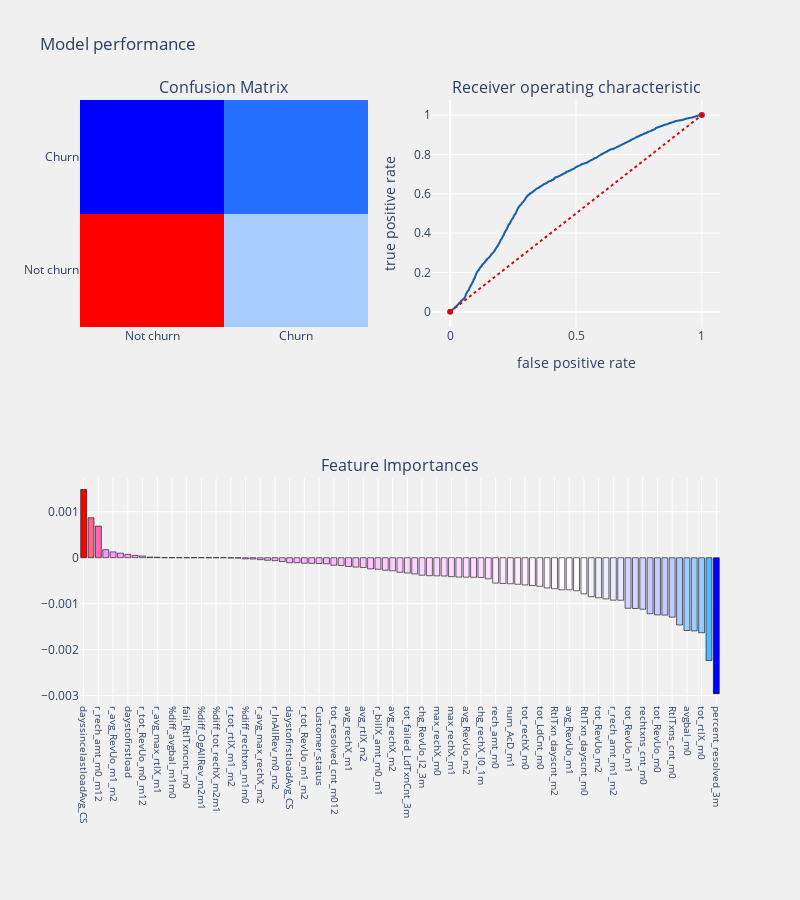

Notebook source saved alongside this figure:
### Code cell
logit_smote = LogisticRegression(C=1.0, class_weight=None, dual=False, fit_intercept=True,
                                intercept_scaling=1, max_iter=100, multi_class='ovr', n_jobs=-1,
                                penalty='l2', random_state=None, solver='liblinear', tol=0.0001,
                                verbose=0, warm_start=False)
telecom_churn_prediction(logit_smote, os_smote_X, test_X, os_smote_Y, test_Y, cols, "coefficients", threshold_plot=True)

### Figure 1 — Plotly figure (JSON) as saved in the notebook; plotly's stock layout.template omitted (floating-point values rounded to 4 significant figures; data arrays with more than 128 entries replaced by an {"elided": "..."} marker saying what was removed)
{"data": [{"colorscale": [[0, "rgb(0,0,255)"], [0.1, "rgb(51,153,255)"], [0.2, "rgb(102,204,255)"], [0.3, "rgb(153,204,255)"], [0.4, "rgb(204,204,255)"], [0.5, "rgb(255,255,255)"], [0.6, "rgb(255,204,255)"], [0.7, "rgb(255,153,255)"], [0.8, "rgb(255,102,204)"], [0.9, "rgb(255,102,102)"], [1, "rgb(255,0,0)"]], "name": "matrix", "showscale": false, "type": "heatmap", "x": ["Not churn", "Churn"], "xaxis": "x", "y": ["Not churn", "Churn"], "yaxis": "y", "z": [[5540, 2405], [856, 1199]]}, {"line": {"color": "rgb(22, 96, 167)", "width": 2}, "name": "Roc : 0.6403744416831654", "type": "scatter", "x": {"elided": "3053 float values"}, "xaxis": "x2", "y": {"elided": "3053 float values"}, "yaxis": "y2"}, {"line": {"color": "rgb(205, 12, 24)", "dash": "dot", "width": 2}, "type": "scatter", "x": [0, 1], "xaxis": "x2", "y": [0, 1], "yaxis": "y2"}, {"marker": {"color": [0.001485, 0.0008696, 0.0006876, 0.0001746, 0.0001266, 9.876e-05, 7.4e-05, 4.987e-05, 3.84e-05, 1.306e-05, 1.136e-05, 8.618e-07, 7.805e-09, 0, 0, -1.732e-09, -1.992e-08, -4.149e-08, -4.719e-08, -4.893e-08, -6.377e-06, -8.515e-06, -2.622e-05, -2.699e-05, -4.23e-05, -5.531e-05, -6.502e-05, -8.25e-05, -0.0001085, -0.0001086, -0.0001198, -0.0001218, -0.0001256, -0.0001317, -0.0001639, -0.0001683, -0.0001911, -0.0002043, -0.0002146, -0.0002435, -0.000251, -0.0002725, -0.0002839, -0.0003169, -0.0003333, -0.0003528, -0.0003813, -0.0003918, -0.0003954, -0.0003984, -0.0004122, -0.0004217, -0.0004227, -0.0004257, -0.0004294, -0.0004591, -0.0005515, -0.0005607, -0.0005668, -0.0005776, -0.0005925, -0.0006064, -0.000623, -0.0006579, -0.0006753, -0.0006982, -0.0006993, -0.0007188, -0.0007865, -0.000849, -0.0008739, -0.000897, -0.0009245, -0.0009257, -0.0011, -0.001105, -0.001122, -0.001219, -0.001245, -0.001249, -0.001294, -0.001464, -0.001585, -0.001593, -0.001634, -0.002237, -0.002959], "colorscale": [[0, "rgb(0,0,255)"], [0.1, "rgb(51,153,255)"], [0.2, "rgb(102,204,255)"], [0.3, "rgb(153,204,255)"], [0.4, "rgb(204,204,255)"], [0.5, "rgb(255,255,255)"], [0.6, "rgb(255,204,255)"], [0.7, "rgb(255,153,255)"], [0.8, "rgb(255,102,204)"], [0.9, "rgb(255,102,102)"], [1, "rgb(255,0,0)"]], "line": {"color": "black", "width": 0.6}}, "name": "coefficients", "type": "bar", "x": ["dayssincelastloadAvg_CS", "dayssincelastload", "r_rech_amt_m0_m12", "r_avg_RevUo_m0_m1", "r_avg_RevUo_m1_m2", "r_avg_max_rechX_m0", "daystofirstload", "r_avg_max_rtlX_m0", "r_tot_RevUo_m0_m12", "r_avg_max_rtlX_m2", "r_avg_max_rtlX_m1", "r_tot_rtlX_m0_m1", "%diff_avgbal_m1m0", "avgdays_btw_loads_l6", "fail_RtlTxncnt_m0", "%diff_avgbal_m2m1", "%diff_OgAllRev_m2m1", "%diff_OgAllRev_m1m0", "%diff_tot_rechX_m2m1", "%diff_tot_rechX_m1m0", "r_tot_rtlX_m1_m2", "%diff_rechtxn_m2m1", "%diff_rechtxn_m1m0", "r_avg_max_rechX_m1", "r_avg_max_rechX_m2", "resolved_cnt_m2", "r_InAllRev_m0_m2", "ActiveSinceDaysAvg_CS", "daystofirstloadAvg_CS", "avg_rechX_m0", "r_tot_RevUo_m1_m2", "ActiveSinceDays", "Customer_status", "r_failed_LdTxnCnt_m0_m12", "tot_resolved_cnt_m012", "r_AcD_m0_m12", "avg_rechX_m1", "r_billX_amt_m1_m2", "avg_rtlX_m2", "avg_rtlX_m0", "r_billX_amt_m0_m1", "r_RtlTxns_cnt_m1_m2", "avg_rechX_m2", "r_tot_RevUo_m0_m1", "tot_failed_LdTxnCnt_3m", "rechtxn_dayscnt_m2", "chg_RevUo_l2_3m", "rechtxn_dayscnt_m1", "max_rechX_m0", "tot_LdCnt_m2", "max_rechX_m1", "rech_amt_m1", "avg_RevUo_m2", "rech_amt_m2", "chg_rechX_l0_1m", "r_RtlTxns_cnt_m0_m1", "rech_amt_m0", "avg_rtlX_m1", "num_AcD_m1", "avgbal_m2", "tot_rechX_m0", "tot_LdCnt_m1", "tot_LdCnt_m0", "num_AcD_m0", "RtlTxn_dayscnt_m2", "avg_RevUo_m0", "avg_RevUo_m1", "rechtxn_dayscnt_m0", "RtlTxn_dayscnt_m0", "chg_rechX_l1_2m", "tot_RevUo_m2", "avgbal_m1", "r_rech_amt_m1_m2", "RtlTxns_cnt_m2", "tot_RevUo_m1", "RtlTxns_cnt_m1", "rechtxns_cnt_m0", "tot_rtlX_m2", "tot_RevUo_m0", "chg_RevUo_l1_2m", "RtlTxns_cnt_m0", "chg_RevUo_l0_1m", "avgbal_m0", "tot_rtlX_m1", "tot_rtlX_m0", "r_rech_amt_m0_m1", "percent_resolved_3m"], "xaxis": "x3", "y": [0.001485, 0.0008696, 0.0006876, 0.0001746, 0.0001266, 9.876e-05, 7.4e-05, 4.987e-05, 3.84e-05, 1.306e-05, 1.136e-05, 8.618e-07, 7.805e-09, 0, 0, -1.732e-09, -1.992e-08, -4.149e-08, -4.719e-08, -4.893e-08, -6.377e-06, -8.515e-06, -2.622e-05, -2.699e-05, -4.23e-05, -5.531e-05, -6.502e-05, -8.25e-05, -0.0001085, -0.0001086, -0.0001198, -0.0001218, -0.0001256, -0.0001317, -0.0001639, -0.0001683, -0.0001911, -0.0002043, -0.0002146, -0.0002435, -0.000251, -0.0002725, -0.0002839, -0.0003169, -0.0003333, -0.0003528, -0.0003813, -0.0003918, -0.0003954, -0.0003984, -0.0004122, -0.0004217, -0.0004227, -0.0004257, -0.0004294, -0.0004591, -0.0005515, -0.0005607, -0.0005668, -0.0005776, -0.0005925, -0.0006064, -0.000623, -0.0006579, -0.0006753, -0.0006982, -0.0006993, -0.0007188, -0.0007865, -0.000849, -0.0008739, -0.000897, -0.0009245, -0.0009257, -0.0011, -0.001105, -0.001122, -0.001219, -0.001245, -0.001249, -0.001294, -0.001464, -0.001585, -0.001593, -0.001634, -0.002237, -0.002959], "yaxis": "y3"}], "layout": {"annotations": [{"font": {"size": 16}, "showarrow": false, "text": "Confusion Matrix", "x": 0.225, "xanchor": "center", "xref": "paper", "y": 1, "yanchor": "bottom", "yref": "paper"}, {"font": {"size": 16}, "showarrow": false, "text": "Receiver operating characteristic", "x": 0.775, "xanchor": "center", "xref": "paper", "y": 1, "yanchor": "bottom", "yref": "paper"}, {"font": {"size": 16}, "showarrow": false, "text": "Feature Importances", "x": 0.5, "xanchor": "center", "xref": "paper", "y": 0.375, "yanchor": "bottom", "yref": "paper"}], "autosize": false, "height": 900, "margin": {"b": 195}, "paper_bgcolor": "rgba(240,240,240, 0.95)", "plot_bgcolor": "rgba(240,240,240, 0.95)", "showlegend": false, "title": {"text": "Model performance"}, "width": 800, "xaxis": {"anchor": "y", "domain": [0, 0.45]}, "xaxis2": {"anchor": "y2", "domain": [0.55, 1], "title": {"text": "false positive rate"}}, "xaxis3": {"anchor": "y3", "domain": [0, 1], "showgrid": true, "tickangle": 90, "tickfont": {"size": 10}}, "yaxis": {"anchor": "x", "domain": [0.625, 1]}, "yaxis2": {"anchor": "x2", "domain": [0.625, 1], "title": {"text": "true positive rate"}}, "yaxis3": {"anchor": "x3", "domain": [0, 0.375]}}}
